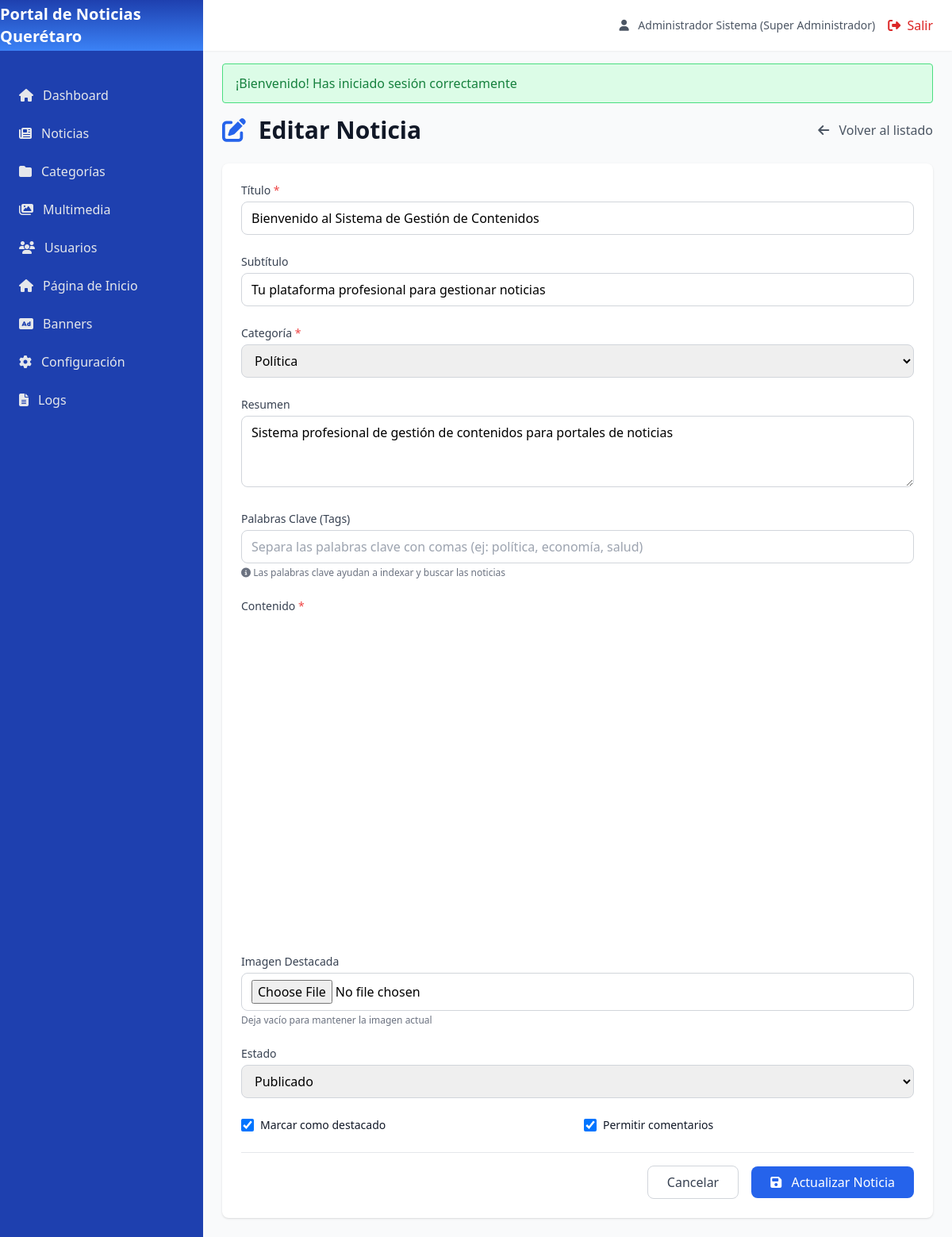
The page /noticia_editar.php?id=1 (signed in) on the database its author committed.
### tables this page shows
CREATE TABLE IF NOT EXISTS `configuracion` (
  `id` int(11) NOT NULL AUTO_INCREMENT,
  `clave` varchar(100) NOT NULL,
  `valor` text,
  `tipo` varchar(50) DEFAULT 'texto',
  `grupo` varchar(50) DEFAULT 'general',
  `descripcion` varchar(255) DEFAULT NULL,
  PRIMARY KEY (`id`),
  UNIQUE KEY `clave` (`clave`)
);

CREATE TABLE IF NOT EXISTS `noticias` (
  `id` int(11) NOT NULL AUTO_INCREMENT,
  `titulo` varchar(255) NOT NULL,
  `subtitulo` varchar(255) DEFAULT NULL,
  `slug` varchar(255) NOT NULL,
  `contenido` longtext NOT NULL,
  `resumen` text,
  `tags` varchar(500) DEFAULT NULL,
  `autor_id` int(11) NOT NULL,
  `categoria_id` int(11) NOT NULL,
  `imagen_destacada` varchar(255) DEFAULT NULL,
  `estado` enum('borrador','revision','aprobado','publicado','rechazado','archivado') DEFAULT 'borrador',
  `destacado` tinyint(1) DEFAULT 0,
  `orden_destacado` int(11) DEFAULT 0,
  `visitas` int(11) DEFAULT 0,
  `permitir_comentarios` tinyint(1) DEFAULT 1,
  `fecha_publicacion` datetime DEFAULT NULL,
  `fecha_programada` datetime DEFAULT NULL,
  `fecha_creacion` datetime DEFAULT CURRENT_TIMESTAMP,
  `fecha_modificacion` datetime DEFAULT CURRENT_TIMESTAMP ON UPDATE CURRENT_TIMESTAMP,
  `modificado_por` int(11) DEFAULT NULL,
  `version` int(11) DEFAULT 1,
  PRIMARY KEY (`id`),
  UNIQUE KEY `slug` (`slug`),
  KEY `autor_id` (`autor_id`),
  KEY `categoria_id` (`categoria_id`),
  KEY `estado` (`estado`),
  KEY `fecha_publicacion` (`fecha_publicacion`),
  KEY `destacado` (`destacado`)
);

CREATE TABLE IF NOT EXISTS `categorias` (
  `id` int(11) NOT NULL AUTO_INCREMENT,
  `nombre` varchar(100) NOT NULL,
  `slug` varchar(100) NOT NULL,
  `descripcion` text,
  `padre_id` int(11) DEFAULT NULL,
  `orden` int(11) DEFAULT 0,
  `visible` tinyint(1) DEFAULT 1,
  `editor_responsable_id` int(11) DEFAULT NULL,
  `fecha_creacion` datetime DEFAULT CURRENT_TIMESTAMP,
  `fecha_modificacion` datetime DEFAULT CURRENT_TIMESTAMP ON UPDATE CURRENT_TIMESTAMP,
  PRIMARY KEY (`id`),
  UNIQUE KEY `slug` (`slug`),
  KEY `padre_id` (`padre_id`),
  KEY `editor_responsable_id` (`editor_responsable_id`)
);

### noticia_editar.php (the view, shortened to what the rows shown need)
<?php
require_once __DIR__ . '/config/bootstrap.php';
$categoriaModel = new Categoria();
$noticiaModel = new Noticia();
$categorias = $categoriaModel->getAll(1);
$noticiaId = $_GET['id'] ?? null;
$noticia = $noticiaModel->getById($noticiaId);
?>
<div class="space-y-6">
    <div class="flex items-center justify-between">
        <h1 class="text-3xl font-bold text-gray-900">
            <i class="fas fa-edit mr-2 text-blue-600"></i>
            Editar Noticia
        </h1>
    </div>
    <div class="bg-white rounded-lg shadow p-6">
        <form method="POST" action="" enctype="multipart/form-data" class="space-y-6">
            <div>
                <label class="block text-sm font-medium text-gray-700 mb-1">
                    Título <span class="text-red-500">*</span>
                </label>
                <input type="text" name="titulo" required value="<?php echo e($_POST['titulo'] ?? $noticia['titulo']); ?>"
                       class="w-full border border-gray-300 rounded-lg px-3 py-2 focus:outline-none focus:ring-2 focus:ring-blue-500"
                       placeholder="Ingresa el título de la noticia">
            </div>
            <div>
                <label class="block text-sm font-medium text-gray-700 mb-1">
                    Subtítulo
                </label>
                <input type="text" name="subtitulo" value="<?php echo e($_POST['subtitulo'] ?? $noticia['subtitulo']); ?>"
                       class="w-full border border-gray-300 rounded-lg px-3 py-2 focus:outline-none focus:ring-2 focus:ring-blue-500"
                       placeholder="Subtítulo o bajada">
            </div>
            <div>
                <label class="block text-sm font-medium text-gray-700 mb-1">
                    Categoría <span class="text-red-500">*</span>
                </label>
                <select name="categoria_id" required
                        class="w-full border border-gray-300 rounded-lg px-3 py-2 focus:outline-none focus:ring-2 focus:ring-blue-500">
                    <?php foreach ($categorias as $cat): ?>
                    <option value="<?php echo $cat['id']; ?>"
                        <?php echo (isset($_POST['categoria_id']) ? $_POST['categoria_id'] == $cat['id'] : $noticia['categoria_id'] == $cat['id']) ? 'selected' : ''; ?>>
                        <?php echo e($cat['nombre']); ?>
                    </option>
                    <?php endforeach; ?>
                </select>
            </div>
            <div>
                <label class="block text-sm font-medium text-gray-700 mb-1">
                    Resumen
                </label>
                <textarea name="resumen" rows="3"
                          class="w-full border border-gray-300 rounded-lg px-3 py-2 focus:outline-none focus:ring-2 focus:ring-blue-500"
                          placeholder="Breve resumen de la noticia"><?php echo e($_POST['resumen'] ?? $noticia['resumen']); ?></textarea>
            </div>
            <div>
                <label class="block text-sm font-medium text-gray-700 mb-1">
                    Estado
                </label>
                <select name="estado"
                        class="w-full border border-gray-300 rounded-lg px-3 py-2 focus:outline-none focus:ring-2 focus:ring-blue-500">
                    <?php if (hasPermission('all') || hasPermission('noticias')): ?>
                    <option value="publicado" <?php echo (isset($_POST['estado']) ? $_POST['estado'] == 'publicado' : $noticia['estado'] == 'publicado') ? 'selected' : ''; ?>>Publicado</option>
                    <?php endif; ?>
                </select>
            </div>
            <div class="grid grid-cols-1 md:grid-cols-2 gap-4">
                <div class="flex items-center">
                    <input type="checkbox" name="destacado" id="destacado" value="1"
                        <?php echo (isset($_POST['destacado']) ? ($_POST['destacado'] ? 'checked' : '') : ($noticia['destacado'] ? 'checked' : '')); ?>
                           class="h-4 w-4 text-blue-600 focus:ring-blue-500 border-gray-300 rounded">
                    <label for="destacado" class="ml-2 block text-sm text-gray-900">
                        Marcar como destacado
                    </label>
                </div>
                <div class="flex items-center">
                    <input type="checkbox" name="permitir_comentarios" id="comentarios" value="1"
                        <?php echo (isset($_POST['permitir_comentarios']) ? ($_POST['permitir_comentarios'] ? 'checked' : '') : ($noticia['permitir_comentarios'] ? 'checked' : '')); ?>
                           class="h-4 w-4 text-blue-600 focus:ring-blue-500 border-gray-300 rounded">
                    <label for="comentarios" class="ml-2 block text-sm text-gray-900">
                        Permitir comentarios
                    </label>
                </div>
            </div>
        </form>
    </div>
</div>
<link href="https://cdn.quilljs.com/1.3.7/quill.snow.css" rel="stylesheet">
<?php
$content = ob_get_clean();
include __DIR__ . '/app/views/layouts/main.php';
?>

### app/views/layouts/main.php (shortened to what the rows shown need)
<!DOCTYPE html>
<html lang="es">
<head>
    <?php
    if (isAuthenticated()) {
        $configuracionModel = new Configuracion();
        $configGeneral = $configuracionModel->getByGrupo('general');
    ?>
    <?php
    }
    ?>
    <script src="https://cdn.tailwindcss.com"></script>
    <link rel="stylesheet" href="https://cdnjs.cloudflare.com/ajax/libs/font-awesome/6.4.0/css/all.min.css">
    <link href="https://unpkg.com/aos@2.3.1/dist/aos.css" rel="stylesheet">
    <?php
    if (isAuthenticated()) {
        $configuracionModel = new Configuracion();
        $configGeneral = $configuracionModel->getByGrupo('general');
        $nombreSitio = $configGeneral['nombre_sitio']['valor'] ?? 'CMS Noticias';
        $logoSitio = $configGeneral['logo_sitio']['valor'] ?? null;
    }
    ?>
</head>
<body class="bg-gray-50">
    <?php if (isAuthenticated()): ?>
        <div class="fixed inset-y-0 left-0 w-64 sidebar-bg text-white transform -translate-x-full lg:translate-x-0 transition-transform duration-300 ease-in-out z-30" id="sidebar">
            <div class="flex items-center justify-center h-16 sidebar-header-bg">
                <?php if (!empty($logoSitio)): ?>
                <img src="<?php echo e(BASE_URL . $logoSitio); ?>" alt="<?php echo e($nombreSitio); ?>" class="h-10" loading="eager">
                <?php else: ?>
                <h1 class="text-xl font-bold"><?php echo e($nombreSitio ?? 'CMS Noticias'); ?></h1>
                <?php endif; ?>
            </div>
        </div>
        <div class="lg:ml-64">
            <main class="pt-20 px-6 pb-6">
                <?php echo $content ?? ''; ?>
            </main>
        </div>
    <?php else: ?>
        <?php echo $content ?? ''; ?>
    <?php endif; ?>
</body>
</html>

### rows shown on the page
configuracion: valor "Portal de Noticias Querétaro"
noticias: titulo "Bienvenido al Sistema de Gestión de Contenidos", subtitulo "Tu plataforma profesional para gestionar noticias", categoria_id "Política", resumen "Sistema profesional de gestión de contenidos para portales de noticias", estado "Publicado", destacado "☑", permitir_comentarios "☑"

### other values the page prints
$user['nombre'] . ' (' . $user['rol'] . ')' "Administrador Sistema (Super Administrador)"
$success "¡Bienvenido! Has iniciado sesión correctamente"
